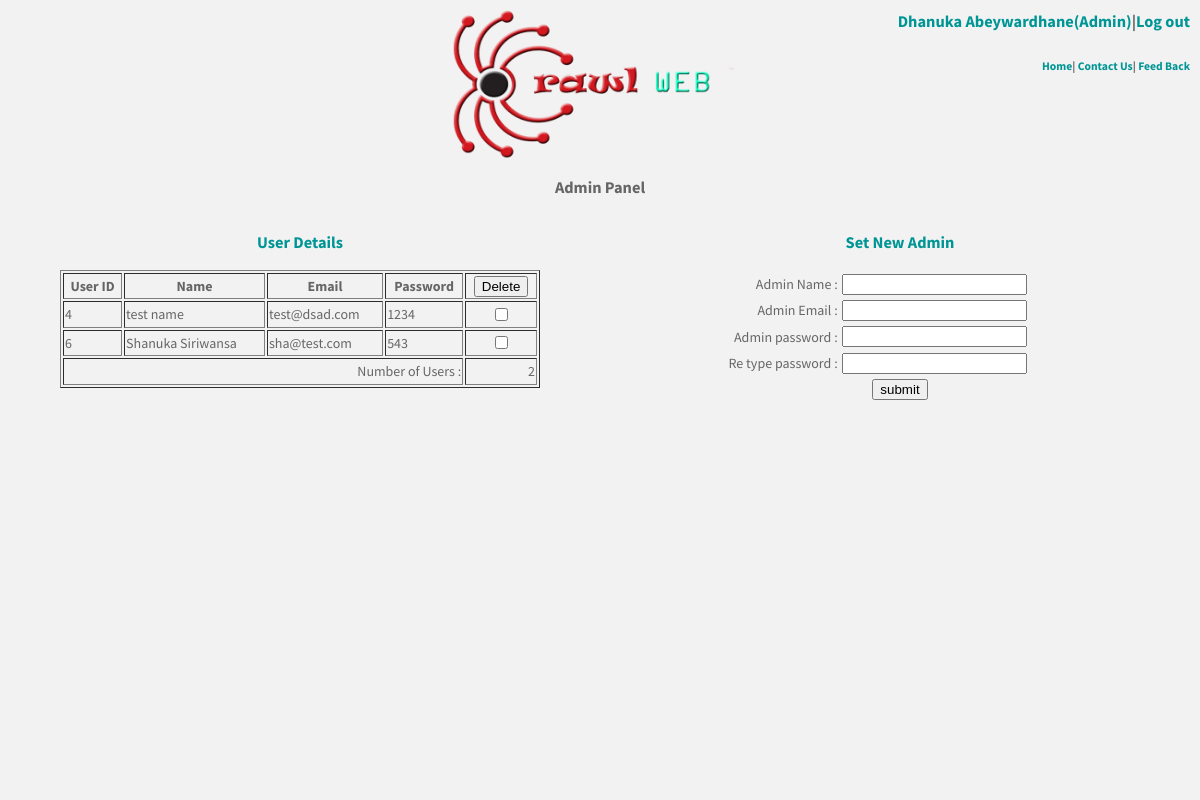
The app's page /adminMain.php (signed in) with its own data.
### tables this page shows
CREATE TABLE IF NOT EXISTS `user_details` (
`user_id` int(100) NOT NULL,
  `user_name` text NOT NULL,
  `user_email` varchar(100) NOT NULL DEFAULT '',
  `user_password` varchar(100) NOT NULL
);

### adminMain.php (the view, shortened to what this page needs)
<?php
if(isset($_SESSION['suser'])){
	$luser = $_SESSION['suser'];
	$sql = mysql_query("SELECT * FROM admin WHERE admin_email='$luser'") or die("User Error : ".mysql_error());
	while($get = mysql_fetch_array($sql)) {
	$admin_name = $get['admin_name'];
	}
}else{
	header('location:admin.php');
}
?>
<!DOCTYPE html PUBLIC "-//W3C//DTD XHTML 1.0 Transitional//EN" "http://www.w3.org/TR/xhtml1/DTD/xhtml1-transitional.dtd">
<html xmlns="http://www.w3.org/1999/xhtml">
<head>
<link href="style.css" rel="stylesheet" type="text/css">
<link rel="stylesheet" href="http://netdna.bootstrapcdn.com/font-awesome/4.0.3/css/font-awesome.min.css" />
<link type="text/css" rel="stylesheet" href="css/style.css" />
</head>
<body>
<div id="grayLayer"></div>
<div class="header">
 <h3 class="login">
<?php
		if(isset($_SESSION['suser']))
			echo '<a id="modal_trigger" href="#">'.$admin_name.'(Admin)</a>|<a href="php/logout.php">Log out</a>';
		else
			echo '<a id="modal_trigger" href="#modal">Login / Sign up</a>';
		?>
</h3>
<h5 style="padding-left:0px;">
| <a href="feedback.php">Feed Back </a>
</h5>
<h5 style="padding-right:0px;padding-left:0px;">
| <a href="contact.php">Contact Us</a>
</h5>
<h5 style="padding-right:0px;">
<a href="index.php">Home</a>
</h5>
</div>
				<div class="logo" style="width:300px;height:150px" >
						<img src="img/logo.png"  style="width:300px;height:150px"/>
						<h3 align="center">Admin Panel</h3>
					</div>
<div class="userDetails" >
<h3 align="center" style="color:#009595;">User Details</h3>
<table border="1" align="center" width="80%">
<form method="post" action="<?php echo htmlspecialchars($_SERVER["PHP_SELF"]);?>">
<tr>
	<th >User ID</th>
	<th >Name</th>
	<th >Email</th>
	<th >Password</th>
	<th> <input  type="submit" value="Delete" name="delete"/></th>
</tr>
<?php
	$result = mysql_query("SELECT * FROM `user_details` ORDER BY `user_details`.`user_id` ASC");
	$count=mysql_num_rows($result);
	while($get = mysql_fetch_array($result)) {
		echo'<tr>';
		echo '<td>'.$get['user_id'].'</td>';
		echo '<td>'.$get['user_name'].'</td>';
		echo '<td>'.$get['user_email'].'</td>';
		echo '<td>'.$get['user_password'].'</td>';
		echo '<td align="center"><input type=checkbox name="userID[]" value="'.$get['user_id'].'"></td>';
		echo'</tr>';
	}
	echo '<tr><td align="right" colspan="4">Number of Users : </td><td align="right">'.$count.' </td></tr>';
?>
</table>
</div>
<div class="newadmin">
<h3 align="center" style="color:#009595;">Set New Admin</h3>
<table  align="center" width="80%">
<form method="post" action="php/adminValid.php">
<tr>
<td align="right">Admin Name :</td>
<td><input type="text" name="name" /></td>
</tr>
<tr>
<td align="right">Admin Email :</td>
<td><input type="email" name="email" /></td>
</tr>
<tr>
<td align="right">Admin password :</td>
<td><input type="password" name="password" /></td>
</tr>
<tr>
<td align="right">Re type password :</td>
<td><input type="password" name="repassword" /></td>
</tr>
<tr>
<td colspan="2" align="center"><input type="submit" name="submit" value="submit"/></td>
</tr>
</form>
</div>
</body>
</html>

### style.css (style rules this page uses)
body { font-family: 'Open Sans', Tahoma, Arial, helvetica, sans-serif; font-size: 1em; line-height: 1.6em; font-weight: 400; color: #333; }
body, html { background: transparent; padding: 0; position: relative; height: 100%; margin: 0; }
div#grayLayer { position: fixed; width: 100%; height: 100%; background:rgba(0,0 ,0 , 0.8); background-size: cover; background-repeat: no-repeat; z-index:-1; }
div.header { width:100%; height:50px; margin-bottom:20px; }
.header h3 { margin:0px; float:right; padding:10px; }
.header h5 { margin:0px; float:right; padding:10px; }
.header h5 a { text-decoration:none; color:#009595; }
.header h3 a { text-decoration:none; color:#009595; }
div.logo { margin:auto; border:10px; }

### css/style.css (style rules this page uses)
body { font-family: 'Source Sans Pro', sans-serif; font-size: 14px; color: #666; }

### adminMain.php (style rules this page uses)
div#grayLayer { background:rgba(240,240,240 , 0.85); }
div.header { width:30%; height:50px; margin-bottom:20px; float:right; }
div.logo { padding:10px; }
div.userDetails { width:50%; float:left; }
div.newadmin { width:50%; float:left; }

### records on screen
user_details: user_id "4", user_name "test name", user_email "test@dsad.com", user_password "1234"
user_details: user_id "6", user_name "Shanuka Siriwansa", user_email "sha@test.com", user_password "543"

### other values on screen
$admin_name "Dhanuka Abeywardhane"
$count "2"
